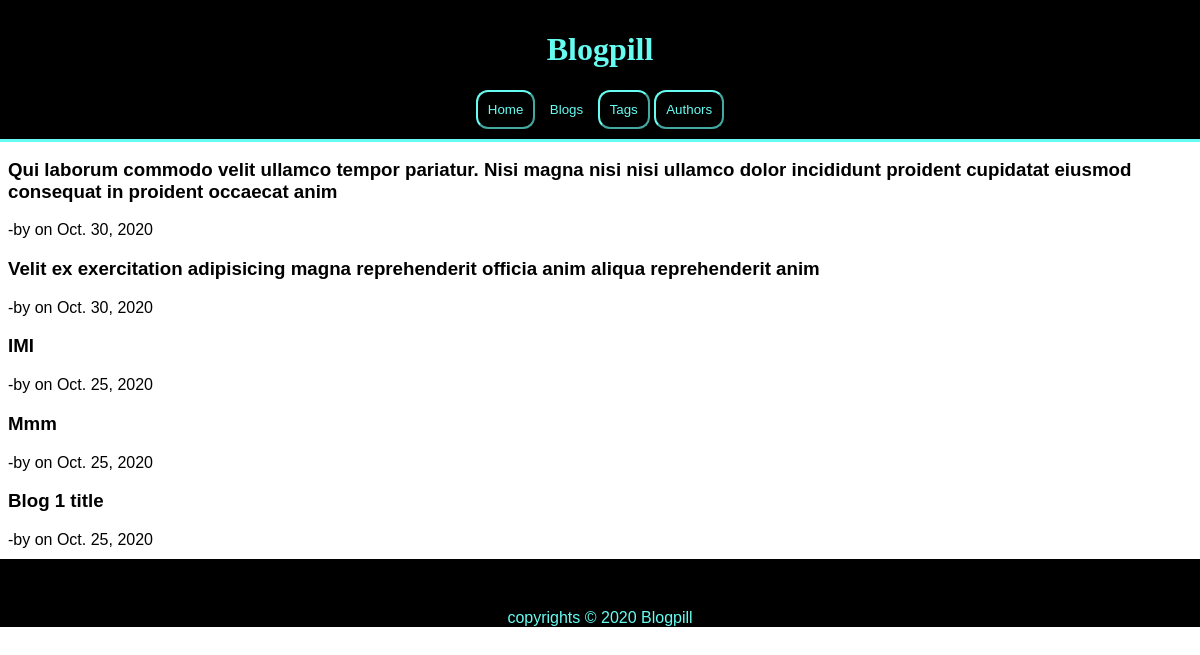
The app's page /blogs/ with its own data.
### blogs/models.py (models this page shows, shortened)
class Blogs(models.Model):
    title=models.CharField(max_length=300)
    content=models.TextField()
    published_date=models.DateTimeField(auto_now=True)
    author=models.ForeignKey("authors.Authors",blank=True,null=True,on_delete=models.CASCADE,related_name="blogs")
    image=models.ImageField(upload_to="blog_images",blank=True,null=True)
    image_link=models.URLField(blank=True,null=True)
    alt_msg=models.CharField(default="Image related to this blog",max_length=200)
    tags=models.ManyToManyField("tags.Tags",related_name="blogs")

### blogs/views.py (the view)
# urls.py: path("blogs/",include("blogs.urls")),
def blogs(request):
    blogs=Blogs.objects.all()
    context={
        "title":"BLOGS",
        "blogs":blogs,
    }
    return render(request,"blogs/blogs.html",context)

### blogs/templates/blogs/blogs.html (shortened to what this page needs)
{% extends "blogs/blogs_layout.html" %}
{% block body %}
<div class="blog-titles">
    {% for blog in blogs reversed %}
        <article class="blog-title">
            <a href="{% url 'blogs:blog_view' blog.id %}">
                <h3 class="blog-title">{{ blog.title }}</h3>
            </a>
            <span class="author-name">
                -by <a href="{% url 'authors:author_profile' blog.author.id %}">{{ blog.author.name }}</a> on {{ blog.published_date.date }}
            </span>
        </article>
    {% endfor %}
</div>
{% endblock body %}

### home/static/home/main.css (style rules this page uses)
html { font-family: Verdana, Geneva, Tahoma, sans-serif; }
a:link { text-decoration: none; }
a { color:black; }

### records on screen
Blogs: title "Qui laborum commodo velit ullamco tempor pariatur. Nisi magna nisi nisi ullamco dolor incididunt proident cupidatat eiusmod consequat in proident occaecat anim", published_date "Oct. 30, 2020"
Blogs: title "Velit ex exercitation adipisicing magna reprehenderit officia anim aliqua reprehenderit anim", published_date "Oct. 30, 2020"
Blogs: title "IMI", published_date "Oct. 25, 2020"
Blogs: title "Mmm", published_date "Oct. 25, 2020"
Blogs: title "Blog 1 title", published_date "Oct. 25, 2020"
